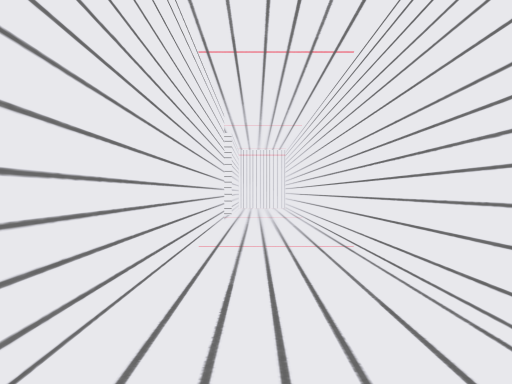
View 1 (above)

20 first-person views from a walk through a Godot game level. The camera is 1.4 m above the floor, looks level and sees 85° across. The floor is counted in squares, 2 m on a side. Each view is taken from the middle of a square. On the plan, view 1 faces up. The plan holds only what a view shows up to about 9 squares ahead; the rest is blank. The place goes on beyond the plan.

View 2
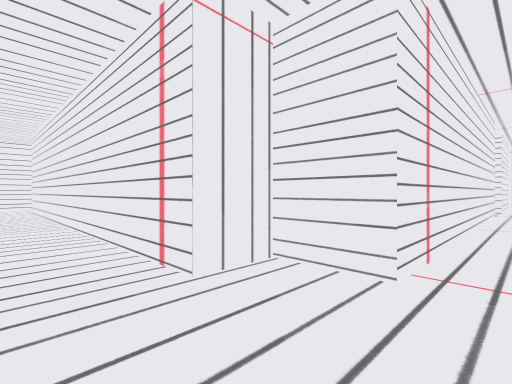

View 3
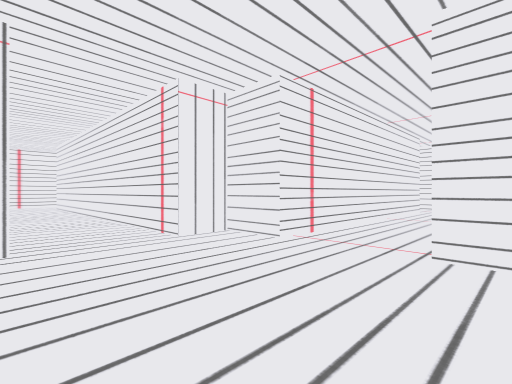

View 4
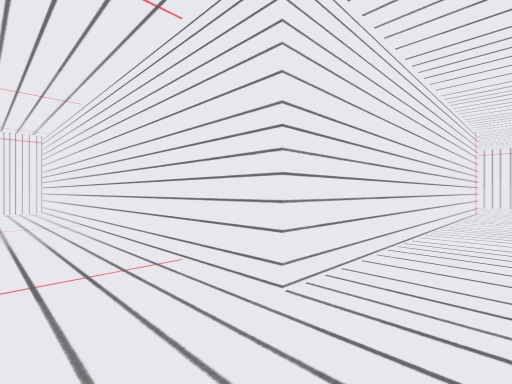

View 5
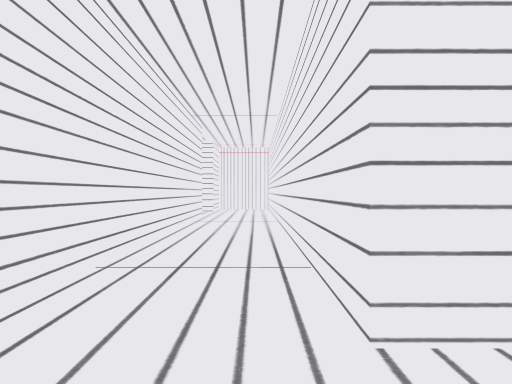

View 6
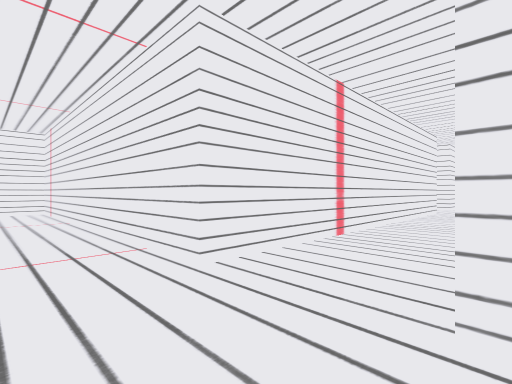

View 7
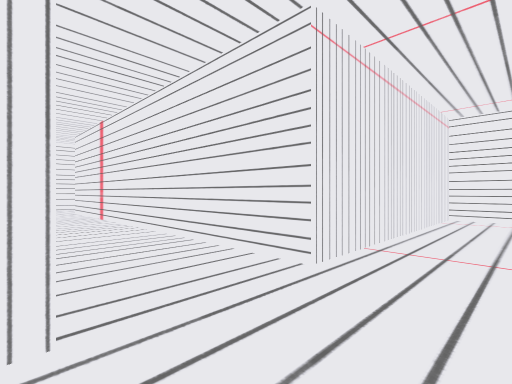

View 8
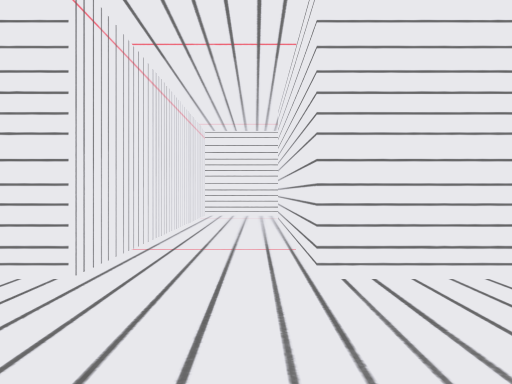

View 9
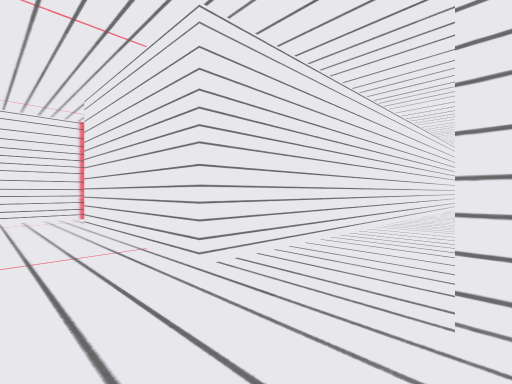

View 10
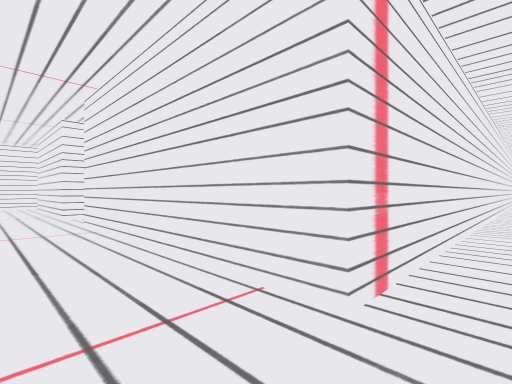

View 11
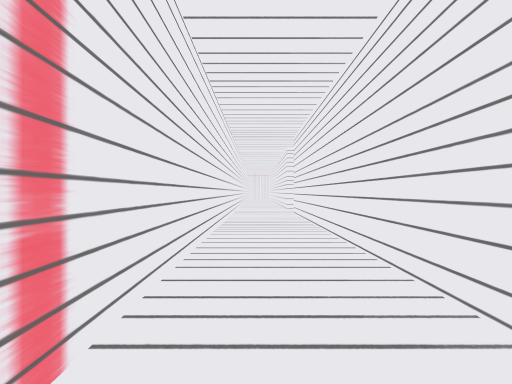

View 12
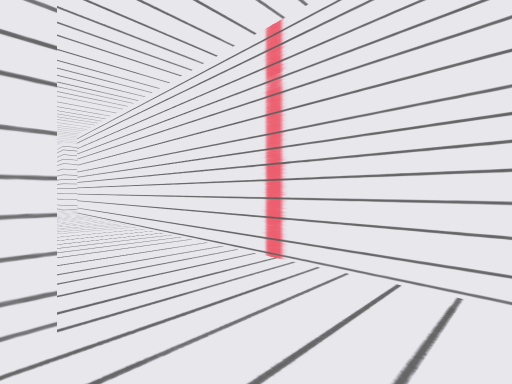

View 13
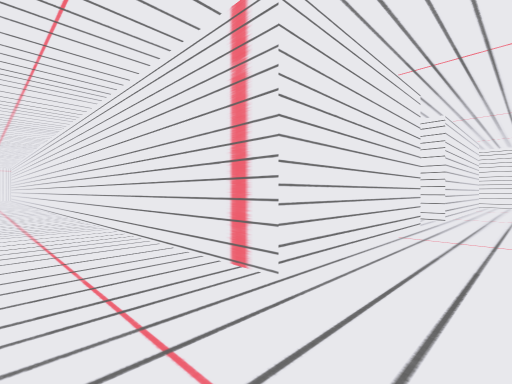

View 14
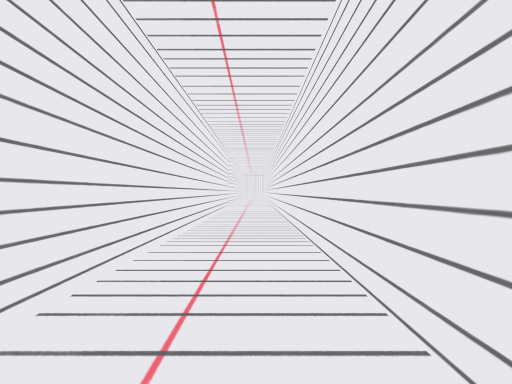

View 15
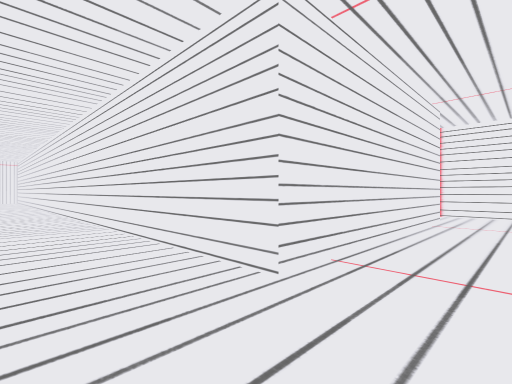

View 16
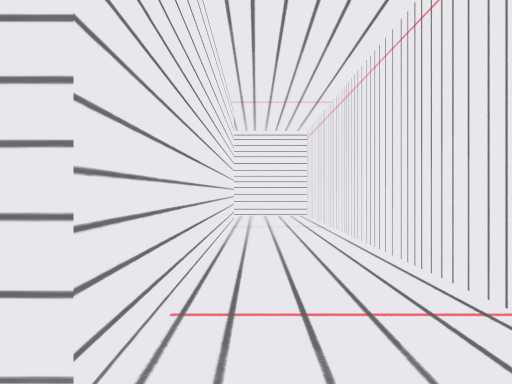

View 17
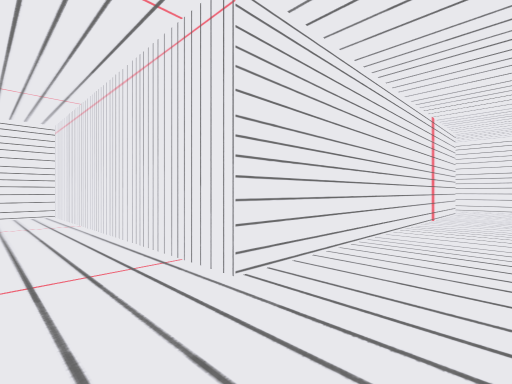

View 18
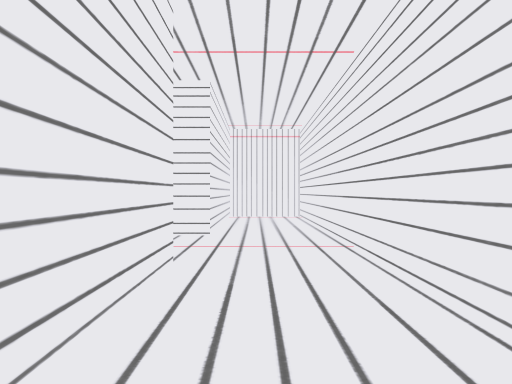

View 19
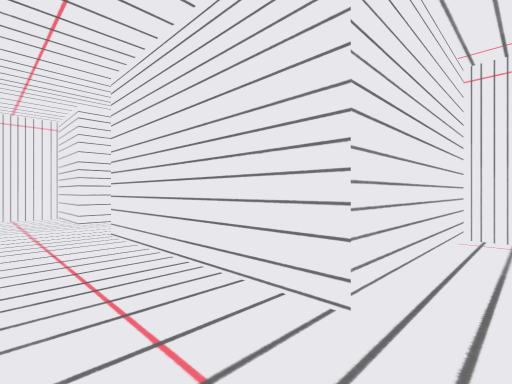

View 20
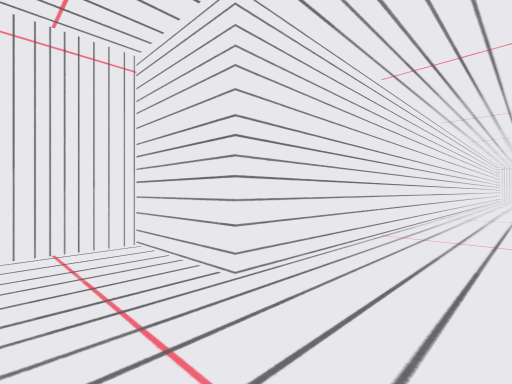

### Floor plan
Points are (right, up) in squares from view 1. A wall is a line through its corners. A room is listed if a view was taken in it or the views show most of it. See-through windows are left out.
Room 1 (views 1, 2, 3, 4, 5, 6, 7, 8, 9, 10, 11, 12, 13, 14, 15, 16, 17, 18, 19, 20)
walls: (-13.5, 6.8) (-22.5, 6.8) (-22.5, 14.3) (-33.1, 14.3); (-0.7, 6.5) (-0.7, -0.7) (-2, -0.7) (-2, -1.7) (-11.5, -1.7) (-11.5, 8.2) (-12.5, 8.2); (-6.7, 17.9) (-6.7, 8.5) (-8.7, 8.5) (-8.7, 7.1); (1.3, 1.4) (1.3, 12) (-0.7, 12) (-0.7, 8.5) (-4.8, 8.5); (1.9, -0.7) (1.2, -0.7); (-33.5, 4.8) (-24.5, 4.8) (-24.5, 0.8) (-33.5, 0.8); (-33.4, -1.2) (-22.5, -1.2) (-22.5, 4.8) (-13.5, 4.8) (-13.5, -3.7) (-12.4, -3.7); (-33.2, 12.3) (-24.5, 12.3) (-24.5, 6.8) (-33.5, 6.8)

Where each view was taken, in squares from view 1:
view 1: 0 up, 0 right, facing up
view 2: 3 down, 0 right, facing up-left
view 3: 4 down, 2 right, facing up-left
view 4: 3 down, 13 left, facing up-right
view 5: 3 down, 12 left, facing up
view 6: 7 up, 12 left, facing down-left
view 7: 7 up, 24 left, facing down-right
view 8: 7 up, 24 left, facing down
view 9: 7 up, 23 left, facing down-left
view 10: 13 up, 23 left, facing down-left
view 11: 13 up, 24 left, facing left
view 12: 12 up, 23 left, facing up-left
view 13: 1 down, 23 left, facing up-left
view 14: 0 up, 25 left, facing left
view 15: 5 up, 23 left, facing up-left
view 16: 6 up, 24 left, facing up
view 17: 5 up, 24 left, facing up-right
view 18: 4 up, 0 right, facing up
view 19: 7 up, 0 right, facing up-left
view 20: 7 up, 5 left, facing up-left
